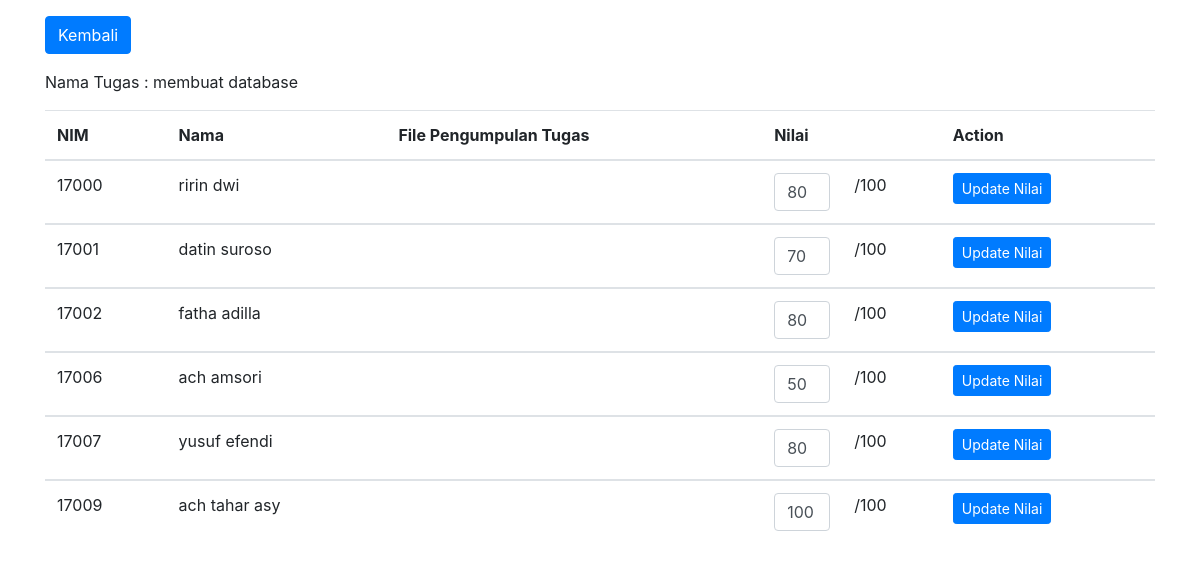
/kelas/kelas_dosen/cektugas.php?idtugas=1 (signed in), run on the app's committed database.
### tables this page shows
CREATE TABLE `tugas` (
  `idtugas` bigint(30) NOT NULL AUTO_INCREMENT,
  `id_kelas` bigint(20) NOT NULL,
  `uraian_tugas` varchar(30) DEFAULT NULL,
  `file_tugas` tinytext DEFAULT NULL,
  `waktu_upload` date DEFAULT NULL,
  `batas_akhir` date DEFAULT NULL,
  PRIMARY KEY (`idtugas`),
  KEY `id_kelas` (`id_kelas`),
  CONSTRAINT `tugas_ibfk_1` FOREIGN KEY (`id_kelas`) REFERENCES `kelas` (`id_kelas`)
);

CREATE TABLE `kumpulkan` (
  `id` int(100) NOT NULL AUTO_INCREMENT,
  `idtugas` bigint(30) DEFAULT NULL,
  `idmhs` varchar(30) DEFAULT NULL,
  `uraian_jawaban` text DEFAULT NULL,
  `file1` text DEFAULT NULL,
  `tgl_upload` datetime DEFAULT NULL,
  `nilai` decimal(10,0) DEFAULT NULL,
  `ket` varchar(50) DEFAULT NULL,
  PRIMARY KEY (`id`),
  KEY `idmhs` (`idmhs`),
  KEY `idtugas` (`idtugas`),
  CONSTRAINT `kumpulkan_ibfk_2` FOREIGN KEY (`idmhs`) REFERENCES `mhs` (`id_mhs`),
  CONSTRAINT `kumpulkan_ibfk_3` FOREIGN KEY (`idtugas`) REFERENCES `tugas` (`idtugas`)
);

CREATE TABLE `mhs` (
  `id_mhs` varchar(30) NOT NULL,
  `nm_mhs` varchar(30) DEFAULT NULL,
  `email` varchar(40) DEFAULT NULL,
  `notelp` varchar(40) DEFAULT NULL,
  PRIMARY KEY (`id_mhs`)
);

### kelas/kelas_dosen/cektugas.php (the view, shortened to what this page needs)
<?php
include 'konek.php';
$idTugas = $_GET['idtugas'];
$query = mysqli_query($konek, "SELECT * FROM tugas WHERE idtugas=$idTugas");
$dataTugas = mysqli_fetch_assoc($query);
?>
<!doctype html>
<html lang="en">
<head>
    <link rel="stylesheet" href="https://cdn.jsdelivr.net/npm/bootstrap@4.5.3/dist/css/bootstrap.min.css">
    <link rel="stylesheet" href="https://cdnjs.cloudflare.com/ajax/libs/twitter-bootstrap/4.5.2/css/bootstrap.css">
    <link rel="stylesheet" href="https://cdn.datatables.net/1.10.22/css/dataTables.bootstrap4.min.css">
</head>
<body>
    <div class="container mt-3 mb-3">
        <a href="penugasan.php?id_kelas=<?= $dataTugas['id_kelas'] ?>"><button class="btn btn-primary">Kembali</button></a>
    </div>
    <div class="container">
        <p>Nama Tugas : <?= $dataTugas['uraian_tugas']; ?></p>
        <table class="table table-hover">
            <thead>
                <tr>
                    <th>NIM</th>
                    <th>Nama</th>
                    <th>File Pengumpulan Tugas</th>
                    <th>Nilai</th>
                    <th></th>
                    <th>Action</th>
                </tr>
            </thead>
            <?php
            $kumpulkan = mysqli_query($konek, "SELECT * FROM kumpulkan a
                                    JOIN mhs b ON a.idmhs=b.id_mhs WHERE idtugas=$idTugas");
            while ($dataKumpul = mysqli_fetch_assoc($kumpulkan)) {
                $NIM = $dataKumpul['idmhs'];
            ?>
                <tbody>
                    <tr>
                        <td><?= $NIM; ?></td>
                        <td><?= $dataKumpul['nm_mhs']; ?></td>
                        <td><a href="download.php?file=<?= $dataKumpul['file1']; ?>"><?= $dataKumpul['file1']; ?></a></td>
                        <form action="updateNilai.php" method="post">
                            <td width="80px">
                                <input class="form-control" name="nilaiKumpul" type="text" value="<?= $dataKumpul['nilai']; ?>">
                            </td>
                            <td>/100</td>
                            <td><button class="btn btn-primary btn-sm" type="submit" name="updateNilai">Update Nilai</button></td>
                        </form>
                    </tr>
                </tbody>
            <?php } ?>
        </table>
    </div>
    <br><br>
</body>
</html>

### data on the page
tugas: uraian_tugas "membuat database"
kumpulkan: idmhs "17000", idmhs.nm_mhs "ririn dwi", nilaiKumpul "80"
kumpulkan: idmhs "17001", idmhs.nm_mhs "datin suroso", nilaiKumpul "70"
kumpulkan: idmhs "17002", idmhs.nm_mhs "fatha adilla", nilaiKumpul "80"
kumpulkan: idmhs "17006", idmhs.nm_mhs "ach amsori", nilaiKumpul "50"
kumpulkan: idmhs "17007", idmhs.nm_mhs "yusuf efendi", nilaiKumpul "80"
kumpulkan: idmhs "17009", idmhs.nm_mhs "ach tahar asy", nilaiKumpul "100"
